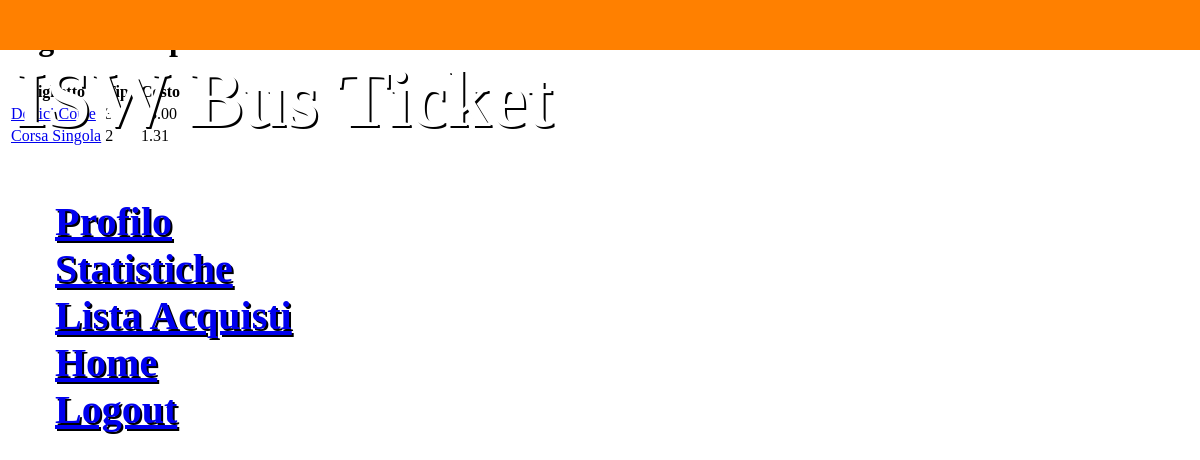
Screenshot of /tickets/ (signed in) with the database file from the repository.
### IswBus/models.py (models this page shows, shortened)
@deconstructible
class Biglietto(models.Model):
    nome = models.CharField('Nome Biglietto', max_length=50, default="Name")
    validitaGiorni = models.SmallIntegerField('Giorni di validità', default=7)
    costo = models.DecimalField('Costo Biglietto', max_digits=5, decimal_places=2, default=1.50)
    tipologia = models.CharField('Tipo Biglietto', choices=tipo_biglietto, max_length=2, default="1")
    def get_url(self):
        return reverse('buy-ticket', args=[str(self.id)])

### IswBus/views.py (the view)
# urls.py: url(r'^tickets/', views.tickets_view, name='tickets'),
@login_required
def tickets_view(request):
    tickets = Biglietto.objects.all()
    return render(request, 'available_tickets.html', {'tickets': tickets})

### IswBus/templates/available_tickets.html
{% extends 'base.html' %}
{% block content %}
        <h1>Biglietti Disponibili</h1>
        <table>
            <tr>
                <th>Biglietto</th>
                <th>Tipo</th>
                <th>Costo</th>
            </tr>
            {% for ticket in tickets %}
                <tr>
                    <td><a href="{{ ticket.get_url }}">{{ ticket.nome }}</a></td>
                    <td>{{ ticket.tipologia }}</td>
                    <td>{{ ticket.costo }}</td>
                </tr>
            {% endfor %}
        </table>
{% endblock %}

### rows the page displays
Biglietto: nome "Dodici Corse", tipologia "3", costo "13.00"
Biglietto: nome "Corsa Singola", tipologia "2", costo "1.31"
